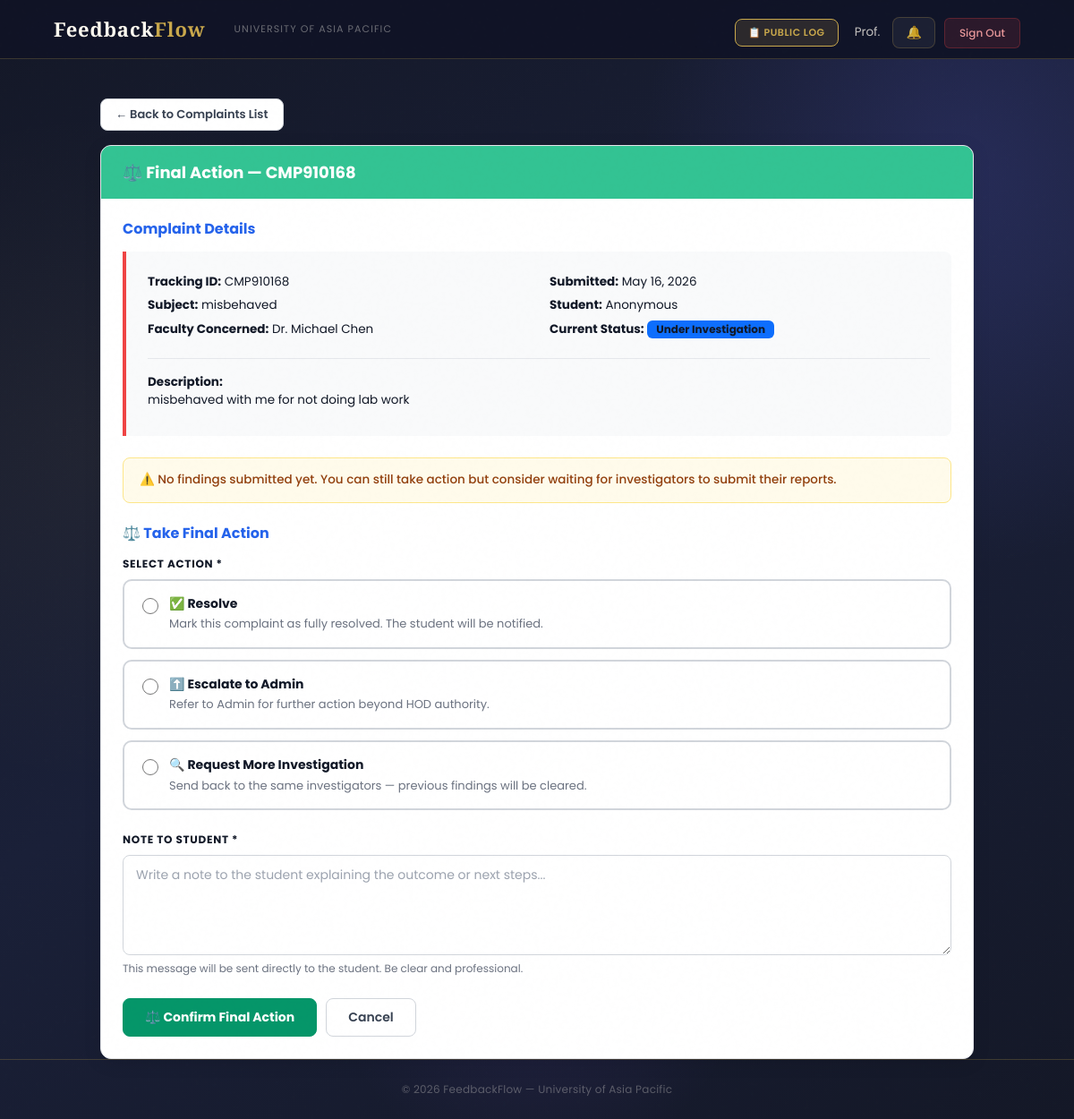
/complaints/hod/final-action/1/ (signed in), run on an earlier commit of the app's database.
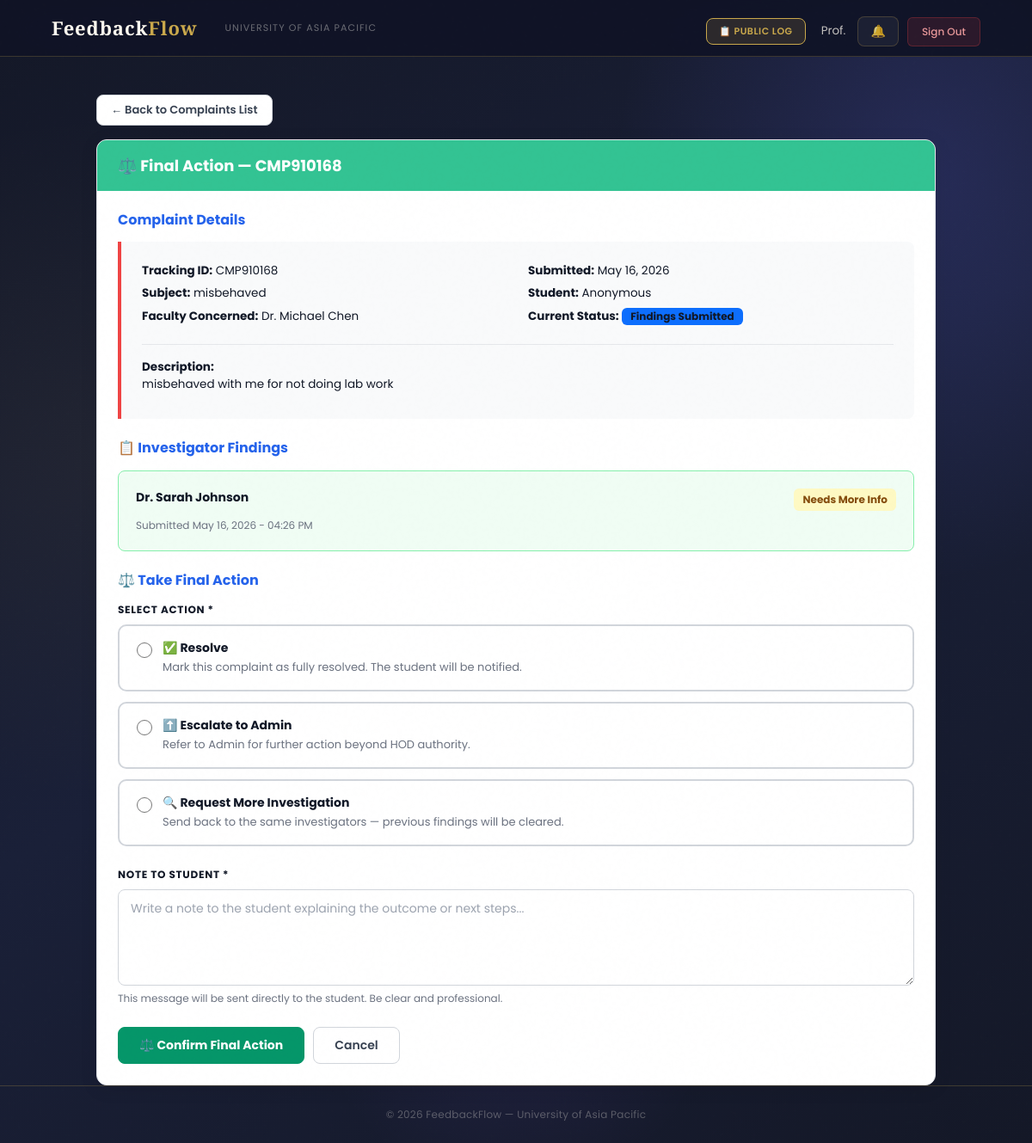
And on a later commit of the database.
### complaints/models.py (models this page shows, shortened)
class Complaint(models.Model):
    COMPLAINT_TYPE_CHOICES = (
        ('Faculty',  'Complaint about Faculty'),
        ('HOD',      'Complaint about HOD'),
        ('Staff',    'Complaint about Staff'),
        ('Facility', 'Facility Issue'),
        ('Advice',   'General Advice'),
        ('Opinion',  'Opinion/Suggestion'),
    )
    STATUS_CHOICES = (
        ('Pending',             'Pending Review'),
        ('Under Investigation', 'Under Investigation'),
        ('Findings Submitted',  'Findings Submitted'),
        ('Resolved',            'Resolved'),
        ('Escalated',           'Escalated to Higher Authority'),
    )
    PRIORITY_CHOICES = (
        ('Low',    'Low'),
        ('Medium', 'Medium'),
        ('High',   'High'),
        ('Urgent', 'Urgent'),
    )
    student             = models.ForeignKey(settings.AUTH_USER_MODEL, on_delete=models.CASCADE, related_name='complaints_submitted')
    complaint_type      = models.CharField(max_length=20, choices=COMPLAINT_TYPE_CHOICES)
    resolution_deadline = models.DateField(null=True, blank=True, help_text='Deadline for resolving this complaint')
    subject             = models.CharField(max_length=200)
    description         = models.TextField()
    faculty_concerned   = models.ForeignKey(
        settings.AUTH_USER_MODEL, on_delete=models.SET_NULL,
        null=True, blank=True, related_name='complaints_against',
        limit_choices_to={'role__in': ['Faculty', 'HOD', 'Staff']}
    )
    location          = models.CharField(max_length=200, blank=True, null=True)
    status            = models.CharField(max_length=30, choices=STATUS_CHOICES, default='Pending')
    priority          = models.CharField(max_length=10, choices=PRIORITY_CHOICES, default='Medium')
    assigned_to       = models.ForeignKey(settings.AUTH_USER_MODEL, on_delete=models.SET_NULL, null=True, blank=True, related_name='complaints_assigned')
    is_anonymous      = models.BooleanField(default=False)
    final_action_note = models.TextField(blank=True, null=True)
    submitted_at      = models.DateTimeField(auto_now_add=True)
    updated_at        = models.DateTimeField(auto_now=True)
    resolved_at       = models.DateTimeField(null=True, blank=True)
    tracking_id       = models.CharField(max_length=20, unique=True, editable=False)
    class Meta:
        ordering        = ['-submitted_at']
        verbose_name    = 'Complaint'
        verbose_name_plural = 'Complaints'

class InvestigationFinding(models.Model):
    VERDICT_CHOICES = (
        ('Proven',          'Complaint is Proven'),
        ('Unproven',        'Complaint is Unproven'),
        ('Needs More Info', 'Needs More Info'),
    )
    investigation = models.ForeignKey(ComplaintInvestigation, on_delete=models.CASCADE, related_name='findings')
    submitted_by  = models.ForeignKey(settings.AUTH_USER_MODEL, on_delete=models.CASCADE, related_name='investigation_findings')
    verdict       = models.CharField(max_length=30, choices=VERDICT_CHOICES)
    findings      = models.TextField()
    needs_student_clarification = models.BooleanField(default=False)
    needs_faculty_statement     = models.BooleanField(default=False)
    clarification_questions     = models.TextField(blank=True, null=True,
        help_text='Specific questions the investigator needs answered')
    submitted_at = models.DateTimeField(auto_now_add=True)
    class Meta:
        ordering        = ['-submitted_at']
        unique_together = ('investigation', 'submitted_by')

### users/models.py (models this page shows, shortened)
class User(AbstractBaseUser, PermissionsMixin):
    ROLE_CHOICES = (
        ('Student', 'Student'),
        ('Faculty', 'Faculty'),
        ('HOD', 'Head of Department'),
        ('Staff', 'Staff'),
        ('DAO', 'Dean of Administration Office'),
        ('Admin', 'Administrator'),
        ('Committee', 'Committee Member'),
    )
    DEPARTMENT_CHOICES = (
        ('DBA', 'Department of Business Administration'),
        ('CSE', 'Department of Computer Science and Engineering'),
        ('CE', 'Department of Civil Engineering'),
        ('EEE', 'Department of Electrical and Electronic Engineering'),
        ('Pharmacy', 'Department of Pharmacy'),
        ('Law', 'Department of Law and Human Rights'),
        ('English', 'Department of English'),
        ('Architecture', 'Department of Architecture'),
    )
    COMMITTEE_TYPE_CHOICES = (
        ('Harassment Committee', 'Harassment Committee'),
        ('Proctorial Committee', 'Proctorial Committee'),
    )
    email       = models.EmailField(unique=True, max_length=255)
    full_name   = models.CharField(max_length=150)
    role        = models.CharField(max_length=20, choices=ROLE_CHOICES)
    department  = models.CharField(max_length=100, choices=DEPARTMENT_CHOICES, null=True, blank=True)
    student_id  = models.CharField(max_length=50, unique=True, null=True, blank=True)
    committee_type = models.CharField(
        max_length=50,
        choices=COMMITTEE_TYPE_CHOICES,
        null=True, blank=True
    )
    is_active   = models.BooleanField(default=True)
    is_staff    = models.BooleanField(default=False)
    created_at  = models.DateTimeField(auto_now_add=True)
    updated_at  = models.DateTimeField(auto_now=True)
    USERNAME_FIELD  = 'email'
    REQUIRED_FIELDS = ['full_name']
    objects = UserManager()
    class Meta:
        verbose_name        = 'User'
        verbose_name_plural = 'Users'
        ordering            = ['-created_at']
    def get_short_name(self):
        return self.full_name.split()[0] if self.full_name else self.email

### complaints/views.py (the view)
# urls.py: path('hod/final-action/<int:complaint_id>/', views.hod_final_action, name='hod_final_action'),   # NEW
@login_required
def hod_final_action(request, complaint_id):
    if request.user.role != 'HOD':
        messages.error(request, 'Access denied.')
        return redirect('login')
    complaint = get_object_or_404(Complaint, id=complaint_id)
    if complaint.status not in ['Findings Submitted', 'Under Investigation']:
        messages.error(request, 'This complaint is not ready for final action.')
        return redirect('hod_complaints_list')
    try:
        investigation = complaint.investigation
        findings = investigation.findings.all()
    except ComplaintInvestigation.DoesNotExist:
        investigation = None
        findings = []
    if request.method == 'POST':
        form = HODFinalActionForm(request.POST)
        if form.is_valid():
            action = form.cleaned_data['action']
            note   = form.cleaned_data['note']
            complaint.final_action_note = note
            if action == 'Resolve':
                complaint.status = 'Resolved'
                complaint.resolved_at = timezone.now()
                student_title = 'Your complaint has been resolved'
                student_msg   = f'Your complaint "{complaint.subject}" (ID: {complaint.tracking_id}) has been resolved. Note from HOD: {note}'
            elif action == 'Escalate':
                complaint.status = 'Escalated'
                admin = User.objects.filter(role='Admin').first()
                complaint.assigned_to = admin
                student_title = 'Your complaint has been escalated'
                student_msg   = f'Your complaint "{complaint.subject}" (ID: {complaint.tracking_id}) has been escalated to Admin for further action.'
                if admin:
                    create_notification(
                        recipient=admin,
                        title=f'Escalated Complaint: {complaint.tracking_id}',
                        message=f'HOD {request.user.full_name} has escalated complaint {complaint.tracking_id} to you.',
                        notification_type='complaint',
                        link=f'/complaints/hod/handle/{complaint.id}/',
                    )
            elif action == 'More Investigation':
                complaint.status = 'Under Investigation'
                if investigation:
                    investigation.findings.all().delete()
                    _notify_investigators(complaint, investigation, request.user)
                student_title = 'Further investigation requested on your complaint'
                student_msg   = f'The HOD has reviewed the findings for "{complaint.subject}" and requested further investigation. You will be notified when complete.'
            complaint.save()
            ComplaintUpdate.objects.create(
                complaint=complaint,
                updated_by=request.user,
                comment=f'Final action: {action}. Note to student: {note}',
                status_changed_to=complaint.status,
            )
            create_notification(
                recipient=complaint.student,
                title=student_title,
                message=student_msg,
                notification_type='update',
                link=f'/complaints/detail/{complaint.id}/',
            )
            messages.success(request, f'Action "{action}" applied successfully.')
            return redirect('hod_complaints_list')
        else:
            messages.error(request, 'Please correct the errors.')
    else:
        form = HODFinalActionForm()
    context = {
        'form': form,
        'complaint': complaint,
        'investigation': investigation,
        'findings': findings,
        'page_title': f'Final Action — {complaint.tracking_id}',
    }
    return render(request, 'complaints/hod_final_action.html', context)

### complaints/forms.py
class HODFinalActionForm(forms.Form):
    ACTION_CHOICES = (
        ('Resolve', '✅  Resolve — Mark complaint as resolved'),
        ('Escalate', '⬆️  Escalate — Send to Admin for further action'),
        ('More Investigation', '🔍  Request More Investigation — Send back to investigators'),
    )
    action = forms.ChoiceField(
        choices=ACTION_CHOICES,
        widget=forms.RadioSelect(attrs={'class': 'form-check-input'}),
        label='Final Action'
    )
    note = forms.CharField(
        widget=forms.Textarea(attrs={
            'class': 'form-control',
            'rows': 4,
            'placeholder': 'Write a note to the student explaining the outcome or next steps...'
        }),
        label='Note to Student',
    )

### complaints/templates/complaints/hod_final_action.html (shortened to what the changed rows need)
{% extends 'users/base.html' %}
{% block content %}
<div class="container mt-4" style="max-width:1000px;">
    <div class="card">
        <div class="card-header bg-success text-white">
            <h4 class="mb-0">⚖️ Final Action — {{ complaint.tracking_id }}</h4>
        </div>
        <div class="card-body p-4">
            <div class="mb-4">
                <h5 class="text-primary mb-3">Complaint Details</h5>
                <div class="complaint-preview">
                    <div class="row mb-3">
                        <div class="col-md-6">
                            <p class="mb-1">
                                <strong>Tracking ID:</strong> {{ complaint.tracking_id }}
                            </p>
                            <p class="mb-1">
                                <strong>Subject:</strong> {{ complaint.subject }}
                            </p>
                            <p class="mb-1">
                                <strong>Faculty Concerned:</strong>
                                {{ complaint.faculty_concerned.full_name|default:"Not specified" }}
                            </p>
                        </div>
                        <div class="col-md-6">
                            <p class="mb-1">
                                <strong>Submitted:</strong>
                                {{ complaint.submitted_at|date:"M d, Y" }}
                            </p>
                            <p class="mb-1">
                                <strong>Student:</strong>
                                {% if complaint.is_anonymous %}
                                    Anonymous
                                {% else %}
                                    {{ complaint.student.full_name }}
                                {% endif %}
                            </p>
                            <p class="mb-1">
                                <strong>Current Status:</strong>
                                <span class="badge bg-primary">{{ complaint.status }}</span>
                            </p>
                        </div>
                    </div>
                    <hr>
                    <p class="mb-0">
                        <strong>Description:</strong><br>
                        {{ complaint.description }}
                    </p>
                </div>
            </div>
            {% if findings %}
            <div class="mb-4">
                <h5 class="text-primary mb-3">📋 Investigator Findings</h5>
                {% for finding in findings %}
                <div class="findings-box">
                    <div class="d-flex justify-content-between align-items-start mb-2">
                        <strong>{{ finding.submitted_by.full_name }}</strong>
                        <span class="
                            {% if finding.verdict == 'Proven' %}verdict-Proven
                            {% elif finding.verdict == 'Unproven' %}verdict-Unproven
                            {% else %}verdict-Needs
                            {% endif %}"
                            style="font-size:0.85rem;padding:0.35rem 0.65rem;border-radius:6px;">
                            {{ finding.verdict }}
                        </span>
                    </div>
                    <small class="text-muted">
                        Submitted {{ finding.submitted_at|date:"M d, Y - h:i A" }}
                    </small>
                </div>
                {% endfor %}
            </div>
            {% else %}
            <div class="alert alert-warning mb-4">
                ⚠️ No findings submitted yet. You can still take action but consider waiting
                for investigators to submit their reports.
            </div>
            {% endif %}
            <div>
                <h5 class="text-primary mb-3">⚖️ Take Final Action</h5>
                <form method="post">
                </form>
            </div>
        </div>
    </div>
</div>
{% endblock %}

What changed in the data, as far as the page shows it:
changed Complaint "CMP910168": status "Under Investigation" → "Findings Submitted"
added InvestigationFinding: submitted_by.full_name "Dr. Sarah Johnson", verdict "Needs More Info", submitted_at "May 16, 2026 - 04:26 PM"
Also different on the page:
text no longer shown: "⚠️ No findings submitted yet. You can still take action but consider waiting for investigators to submit their reports."
text now shown: "📋 Investigator Findings"
